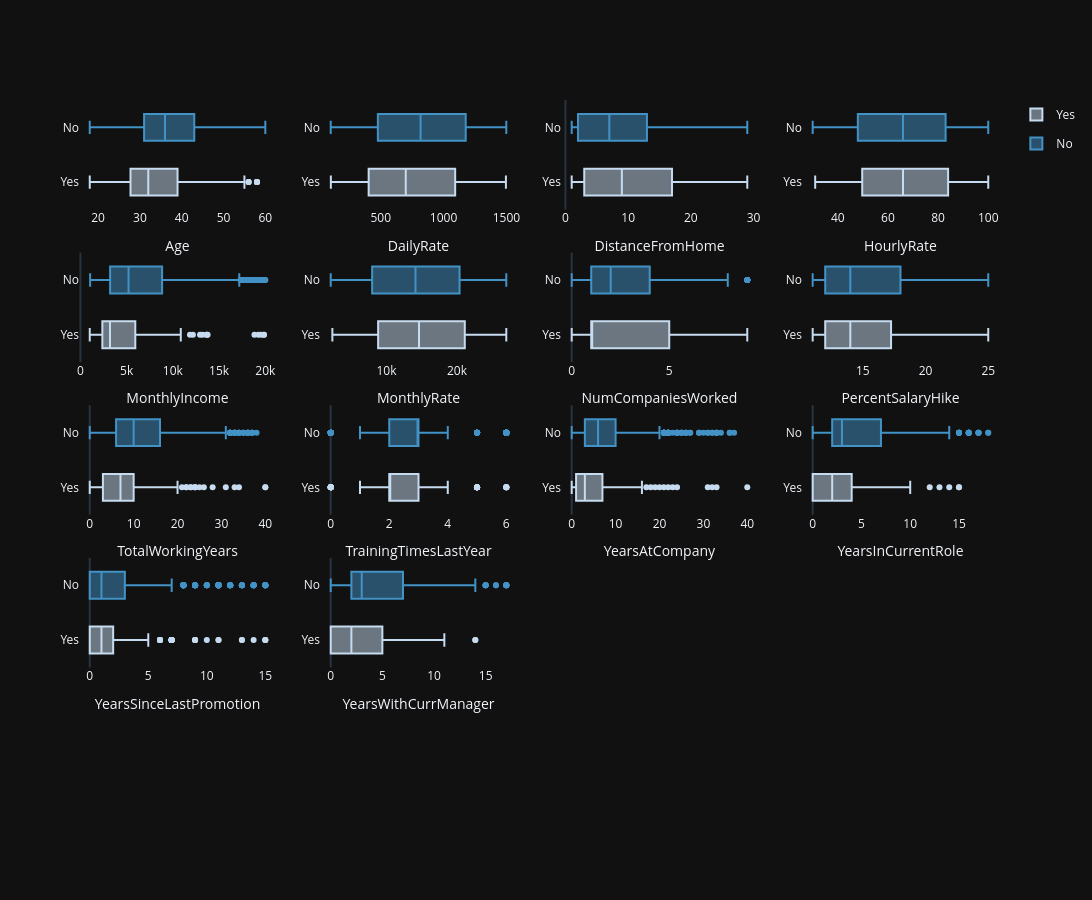

The notebook cell this image was saved under:
### Markdown cell above
### boxplot por alvo do target

### Code cell
targets = df['Attrition'].unique()

color_map = {
    targets[0]: cores[2],
    targets[1]: cores[5]
}

fig = make_subplots(
    rows=5,
    cols=4,
)

for i, coluna in enumerate(colunas_numericas):
    r = i // 4 + 1
    c = i % 4 + 1

    for j, t in enumerate(targets):
        fig.add_trace(
            go.Box(
                x=df[df["Attrition"] == t][coluna],
                name=str(t),
                legendgroup=str(t),
                marker_color=color_map[t],
                showlegend=(i == 0)
            ),
            row=r,
            col=c
        )

    fig.update_xaxes(title_text=coluna, row=r, col=c, showgrid=False)
    fig.update_yaxes(title_text=None, row=r, col=c)

fig.update_layout(
    template="plotly_dark",
    width=1300,
    height=900
)

fig.show()

### Figure 1 — Plotly figure (JSON) as saved in the notebook; plotly's stock layout.template omitted (floating-point values rounded to 4 significant figures; data arrays with more than 128 entries replaced by an {"elided": "..."} marker saying what was removed)
{"data": [{"legendgroup": "Yes", "marker": {"color": "rgb(198,219,239)"}, "name": "Yes", "showlegend": true, "type": "box", "x": {"elided": "237 int values"}, "xaxis": "x", "yaxis": "y"}, {"legendgroup": "No", "marker": {"color": "rgb(66,146,198)"}, "name": "No", "showlegend": true, "type": "box", "x": {"elided": "1233 int values"}, "xaxis": "x", "yaxis": "y"}, {"legendgroup": "Yes", "marker": {"color": "rgb(198,219,239)"}, "name": "Yes", "showlegend": false, "type": "box", "x": {"elided": "237 int values"}, "xaxis": "x2", "yaxis": "y2"}, {"legendgroup": "No", "marker": {"color": "rgb(66,146,198)"}, "name": "No", "showlegend": false, "type": "box", "x": {"elided": "1233 int values"}, "xaxis": "x2", "yaxis": "y2"}, {"legendgroup": "Yes", "marker": {"color": "rgb(198,219,239)"}, "name": "Yes", "showlegend": false, "type": "box", "x": {"elided": "237 int values"}, "xaxis": "x3", "yaxis": "y3"}, {"legendgroup": "No", "marker": {"color": "rgb(66,146,198)"}, "name": "No", "showlegend": false, "type": "box", "x": {"elided": "1233 int values"}, "xaxis": "x3", "yaxis": "y3"}, {"legendgroup": "Yes", "marker": {"color": "rgb(198,219,239)"}, "name": "Yes", "showlegend": false, "type": "box", "x": {"elided": "237 int values"}, "xaxis": "x4", "yaxis": "y4"}, {"legendgroup": "No", "marker": {"color": "rgb(66,146,198)"}, "name": "No", "showlegend": false, "type": "box", "x": {"elided": "1233 int values"}, "xaxis": "x4", "yaxis": "y4"}, {"legendgroup": "Yes", "marker": {"color": "rgb(198,219,239)"}, "name": "Yes", "showlegend": false, "type": "box", "x": {"elided": "237 int values"}, "xaxis": "x5", "yaxis": "y5"}, {"legendgroup": "No", "marker": {"color": "rgb(66,146,198)"}, "name": "No", "showlegend": false, "type": "box", "x": {"elided": "1233 int values"}, "xaxis": "x5", "yaxis": "y5"}, {"legendgroup": "Yes", "marker": {"color": "rgb(198,219,239)"}, "name": "Yes", "showlegend": false, "type": "box", "x": {"elided": "237 int values"}, "xaxis": "x6", "yaxis": "y6"}, {"legendgroup": "No", "marker": {"color": "rgb(66,146,198)"}, "name": "No", "showlegend": false, "type": "box", "x": {"elided": "1233 int values"}, "xaxis": "x6", "yaxis": "y6"}, {"legendgroup": "Yes", "marker": {"color": "rgb(198,219,239)"}, "name": "Yes", "showlegend": false, "type": "box", "x": {"elided": "237 int values"}, "xaxis": "x7", "yaxis": "y7"}, {"legendgroup": "No", "marker": {"color": "rgb(66,146,198)"}, "name": "No", "showlegend": false, "type": "box", "x": {"elided": "1233 int values"}, "xaxis": "x7", "yaxis": "y7"}, {"legendgroup": "Yes", "marker": {"color": "rgb(198,219,239)"}, "name": "Yes", "showlegend": false, "type": "box", "x": {"elided": "237 int values"}, "xaxis": "x8", "yaxis": "y8"}, {"legendgroup": "No", "marker": {"color": "rgb(66,146,198)"}, "name": "No", "showlegend": false, "type": "box", "x": {"elided": "1233 int values"}, "xaxis": "x8", "yaxis": "y8"}, {"legendgroup": "Yes", "marker": {"color": "rgb(198,219,239)"}, "name": "Yes", "showlegend": false, "type": "box", "x": {"elided": "237 int values"}, "xaxis": "x9", "yaxis": "y9"}, {"legendgroup": "No", "marker": {"color": "rgb(66,146,198)"}, "name": "No", "showlegend": false, "type": "box", "x": {"elided": "1233 int values"}, "xaxis": "x9", "yaxis": "y9"}, {"legendgroup": "Yes", "marker": {"color": "rgb(198,219,239)"}, "name": "Yes", "showlegend": false, "type": "box", "x": {"elided": "237 int values"}, "xaxis": "x10", "yaxis": "y10"}, {"legendgroup": "No", "marker": {"color": "rgb(66,146,198)"}, "name": "No", "showlegend": false, "type": "box", "x": {"elided": "1233 int values"}, "xaxis": "x10", "yaxis": "y10"}, {"legendgroup": "Yes", "marker": {"color": "rgb(198,219,239)"}, "name": "Yes", "showlegend": false, "type": "box", "x": {"elided": "237 int values"}, "xaxis": "x11", "yaxis": "y11"}, {"legendgroup": "No", "marker": {"color": "rgb(66,146,198)"}, "name": "No", "showlegend": false, "type": "box", "x": {"elided": "1233 int values"}, "xaxis": "x11", "yaxis": "y11"}, {"legendgroup": "Yes", "marker": {"color": "rgb(198,219,239)"}, "name": "Yes", "showlegend": false, "type": "box", "x": {"elided": "237 int values"}, "xaxis": "x12", "yaxis": "y12"}, {"legendgroup": "No", "marker": {"color": "rgb(66,146,198)"}, "name": "No", "showlegend": false, "type": "box", "x": {"elided": "1233 int values"}, "xaxis": "x12", "yaxis": "y12"}, {"legendgroup": "Yes", "marker": {"color": "rgb(198,219,239)"}, "name": "Yes", "showlegend": false, "type": "box", "x": {"elided": "237 int values"}, "xaxis": "x13", "yaxis": "y13"}, {"legendgroup": "No", "marker": {"color": "rgb(66,146,198)"}, "name": "No", "showlegend": false, "type": "box", "x": {"elided": "1233 int values"}, "xaxis": "x13", "yaxis": "y13"}, {"legendgroup": "Yes", "marker": {"color": "rgb(198,219,239)"}, "name": "Yes", "showlegend": false, "type": "box", "x": {"elided": "237 int values"}, "xaxis": "x14", "yaxis": "y14"}, {"legendgroup": "No", "marker": {"color": "rgb(66,146,198)"}, "name": "No", "showlegend": false, "type": "box", "x": {"elided": "1233 int values"}, "xaxis": "x14", "yaxis": "y14"}], "layout": {"height": 900, "width": 1300, "xaxis": {"anchor": "y", "domain": [0, 0.2125], "showgrid": false, "title": {"text": "Age"}}, "xaxis10": {"anchor": "y10", "domain": [0.2625, 0.475], "showgrid": false, "title": {"text": "TrainingTimesLastYear"}}, "xaxis11": {"anchor": "y11", "domain": [0.525, 0.7375], "showgrid": false, "title": {"text": "YearsAtCompany"}}, "xaxis12": {"anchor": "y12", "domain": [0.7875, 1], "showgrid": false, "title": {"text": "YearsInCurrentRole"}}, "xaxis13": {"anchor": "y13", "domain": [0, 0.2125], "showgrid": false, "title": {"text": "YearsSinceLastPromotion"}}, "xaxis14": {"anchor": "y14", "domain": [0.2625, 0.475], "showgrid": false, "title": {"text": "YearsWithCurrManager"}}, "xaxis15": {"anchor": "y15", "domain": [0.525, 0.7375]}, "xaxis16": {"anchor": "y16", "domain": [0.7875, 1]}, "xaxis17": {"anchor": "y17", "domain": [0, 0.2125]}, "xaxis18": {"anchor": "y18", "domain": [0.2625, 0.475]}, "xaxis19": {"anchor": "y19", "domain": [0.525, 0.7375]}, "xaxis2": {"anchor": "y2", "domain": [0.2625, 0.475], "showgrid": false, "title": {"text": "DailyRate"}}, "xaxis20": {"anchor": "y20", "domain": [0.7875, 1]}, "xaxis3": {"anchor": "y3", "domain": [0.525, 0.7375], "showgrid": false, "title": {"text": "DistanceFromHome"}}, "xaxis4": {"anchor": "y4", "domain": [0.7875, 1], "showgrid": false, "title": {"text": "HourlyRate"}}, "xaxis5": {"anchor": "y5", "domain": [0, 0.2125], "showgrid": false, "title": {"text": "MonthlyIncome"}}, "xaxis6": {"anchor": "y6", "domain": [0.2625, 0.475], "showgrid": false, "title": {"text": "MonthlyRate"}}, "xaxis7": {"anchor": "y7", "domain": [0.525, 0.7375], "showgrid": false, "title": {"text": "NumCompaniesWorked"}}, "xaxis8": {"anchor": "y8", "domain": [0.7875, 1], "showgrid": false, "title": {"text": "PercentSalaryHike"}}, "xaxis9": {"anchor": "y9", "domain": [0, 0.2125], "showgrid": false, "title": {"text": "TotalWorkingYears"}}, "yaxis": {"anchor": "x", "domain": [0.848, 1]}, "yaxis10": {"anchor": "x10", "domain": [0.424, 0.576]}, "yaxis11": {"anchor": "x11", "domain": [0.424, 0.576]}, "yaxis12": {"anchor": "x12", "domain": [0.424, 0.576]}, "yaxis13": {"anchor": "x13", "domain": [0.212, 0.364]}, "yaxis14": {"anchor": "x14", "domain": [0.212, 0.364]}, "yaxis15": {"anchor": "x15", "domain": [0.212, 0.364]}, "yaxis16": {"anchor": "x16", "domain": [0.212, 0.364]}, "yaxis17": {"anchor": "x17", "domain": [0, 0.152]}, "yaxis18": {"anchor": "x18", "domain": [0, 0.152]}, "yaxis19": {"anchor": "x19", "domain": [0, 0.152]}, "yaxis2": {"anchor": "x2", "domain": [0.848, 1]}, "yaxis20": {"anchor": "x20", "domain": [0, 0.152]}, "yaxis3": {"anchor": "x3", "domain": [0.848, 1]}, "yaxis4": {"anchor": "x4", "domain": [0.848, 1]}, "yaxis5": {"anchor": "x5", "domain": [0.636, 0.788]}, "yaxis6": {"anchor": "x6", "domain": [0.636, 0.788]}, "yaxis7": {"anchor": "x7", "domain": [0.636, 0.788]}, "yaxis8": {"anchor": "x8", "domain": [0.636, 0.788]}, "yaxis9": {"anchor": "x9", "domain": [0.424, 0.576]}}}
